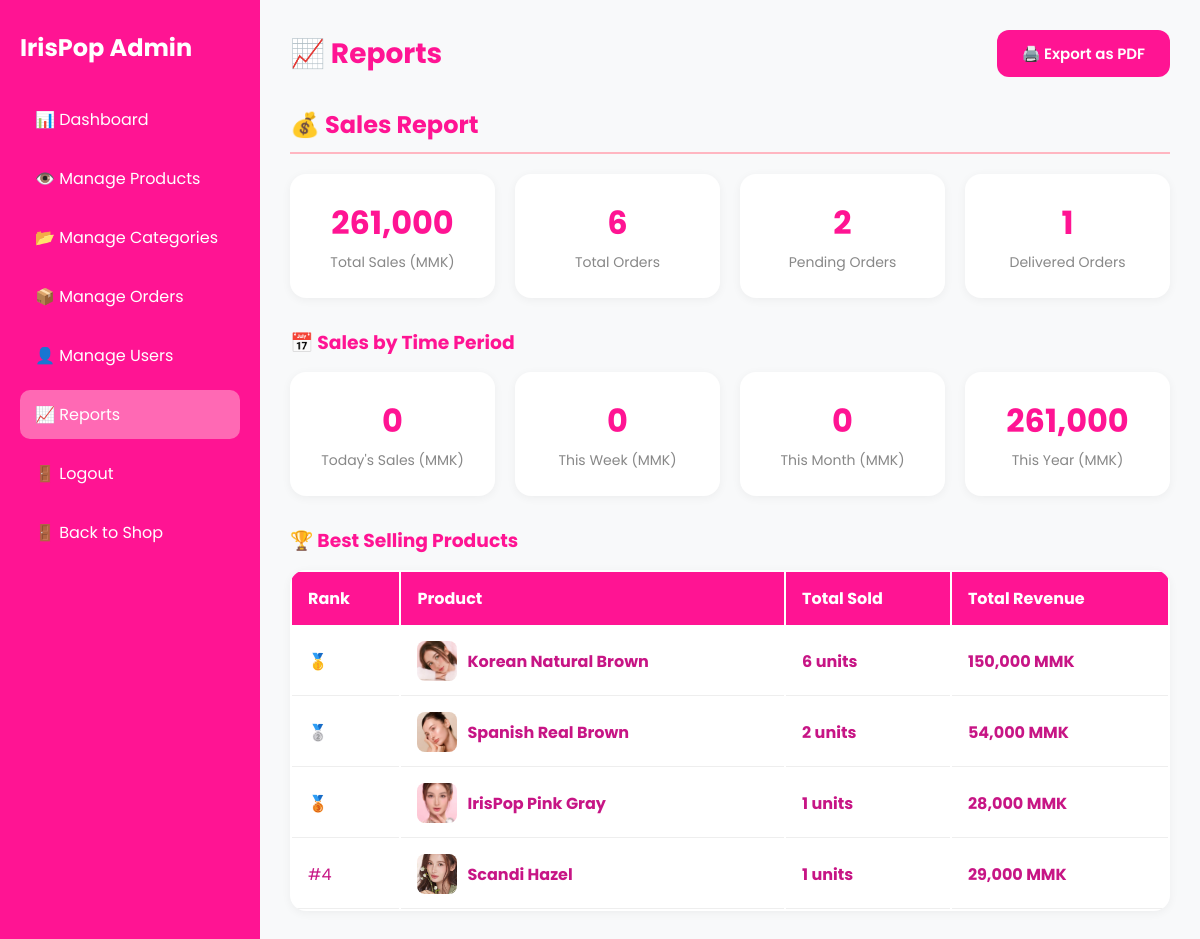
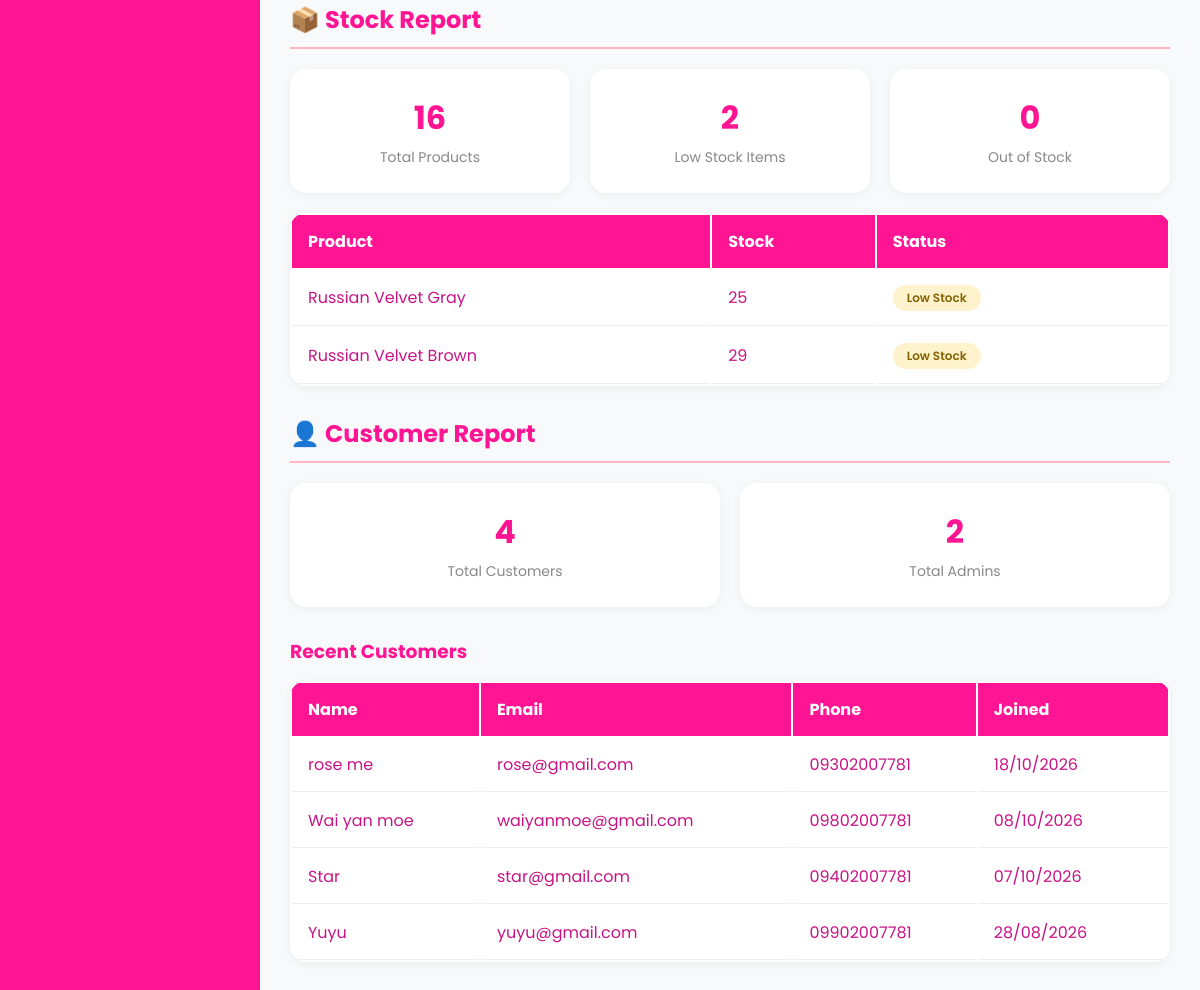
Page /admin/reports.php (signed in) on the committed database (2 pictures, top to bottom).
### tables this page shows
CREATE TABLE `products` (
  `productID` int(11) NOT NULL,
  `productName` varchar(200) NOT NULL,
  `brandID` int(11) DEFAULT NULL,
  `categoryID` int(11) DEFAULT NULL,
  `price` decimal(10,2) NOT NULL,
  `stock` int(11) DEFAULT 0,
  `description` text DEFAULT NULL,
  `image` varchar(255) DEFAULT NULL,
  `created_at` timestamp NOT NULL DEFAULT current_timestamp()
);

CREATE TABLE `users` (
  `userID` int(11) NOT NULL,
  `name` varchar(100) NOT NULL,
  `email` varchar(100) NOT NULL,
  `password` varchar(255) NOT NULL,
  `address` text DEFAULT NULL,
  `phoneNumber` varchar(20) DEFAULT NULL,
  `role` enum('customer','admin') DEFAULT 'customer',
  `created_at` timestamp NOT NULL DEFAULT current_timestamp()
);

### admin/reports.php (the view, shortened to what this page needs)
<?php
require_once 'crud.php';
$totalSales = $conn->query("SELECT SUM(totalAmount) as total FROM orders WHERE orderStatus != 'cancelled'")->fetch_assoc()['total'] ?? 0;
$totalOrders = $conn->query("SELECT COUNT(*) as count FROM orders")->fetch_assoc()['count'];
$pendingOrders = $conn->query("SELECT COUNT(*) as count FROM orders WHERE orderStatus = 'pending'")->fetch_assoc()['count'];
$deliveredOrders = $conn->query("SELECT COUNT(*) as count FROM orders WHERE orderStatus = 'delivered'")->fetch_assoc()['count'];
$todaySales = $conn->query("SELECT SUM(totalAmount) as total FROM orders WHERE DATE(orderDate) = CURDATE() AND orderStatus != 'cancelled'")->fetch_assoc()['total'] ?? 0;
$weekSales = $conn->query("SELECT SUM(totalAmount) as total FROM orders WHERE YEARWEEK(orderDate, 1) = YEARWEEK(CURDATE(), 1) AND orderStatus != 'cancelled'")->fetch_assoc()['total'] ?? 0;
$monthSales = $conn->query("SELECT SUM(totalAmount) as total FROM orders WHERE MONTH(orderDate) = MONTH(CURDATE()) AND YEAR(orderDate) = YEAR(CURDATE()) AND orderStatus != 'cancelled'")->fetch_assoc()['total'] ?? 0;
$yearSales = $conn->query("SELECT SUM(totalAmount) as total FROM orders WHERE YEAR(orderDate) = YEAR(CURDATE()) AND orderStatus != 'cancelled'")->fetch_assoc()['total'] ?? 0;
$bestSellers = $conn->query("
    SELECT p.productName, p.image,
           SUM(oi.quantity) as total_sold,
           SUM(oi.subTotal) as total_revenue
    FROM orderitems oi
    JOIN products p ON oi.productID = p.productID
    JOIN orders o ON oi.orderID = o.orderID
    WHERE o.orderStatus != 'cancelled'
    GROUP BY p.productID
    ORDER BY total_sold DESC
    LIMIT 5
");
$lowStock = $conn->query("SELECT * FROM products WHERE stock <= 30 ORDER BY stock ASC");
$outOfStock = $conn->query("SELECT * FROM products WHERE stock <= 0");
$totalProducts = $conn->query("SELECT COUNT(*) as count FROM products")->fetch_assoc()['count'];
$totalCustomers = $conn->query("SELECT COUNT(*) as count FROM users WHERE role = 'customer'")->fetch_assoc()['count'];
$totalAdmins = $conn->query("SELECT COUNT(*) as count FROM users WHERE role = 'admin'")->fetch_assoc()['count'];
$recentCustomers = $conn->query("SELECT * FROM users WHERE role = 'customer' ORDER BY created_at DESC LIMIT 5");
?>
<!DOCTYPE html>
<html lang="en">
<head>
    <link rel="stylesheet" href="../public/assets/css/style.css">
    <link rel="stylesheet" href="../public/assets/css/category.css">
</head>
<body>
    <div class="admin-container">
        <div class="admin-sidebar">
            <h2>IrisPop Admin</h2>
            <a href="dashboard.php">📊 Dashboard</a>
            <a href="adminproducts.php">👁️ Manage Products</a>
            <a href="category.php">📂 Manage Categories</a>
            <a href="orders.php">📦 Manage Orders</a>
            <a href="users.php">👤 Manage Users</a>
            <a href="reports.php" class="active">📈 Reports</a>
            <a href="../src/Views/logout.php">🚪 Logout</a>
            <a href="../src/Views/index.php">🚪 Back to Shop</a>
        </div>
        <div class="admin-content">
            <div class="page-header">
                <h1>📈 Reports</h1>
                <button class="export-btn" onclick="window.print()">🖨️ Export as PDF</button>
            </div>
            <h2 class="report-section-title">💰 Sales Report</h2>
            <div class="stats-grid">
                <div class="stat-card">
                    <div class="stat-number"><?php echo number_format($totalSales); ?></div>
                    <div class="stat-label">Total Sales (MMK)</div>
                </div>
                <div class="stat-card">
                    <div class="stat-number"><?php echo $totalOrders; ?></div>
                    <div class="stat-label">Total Orders</div>
                </div>
                <div class="stat-card">
                    <div class="stat-number"><?php echo $pendingOrders; ?></div>
                    <div class="stat-label">Pending Orders</div>
                </div>
                <div class="stat-card">
                    <div class="stat-number"><?php echo $deliveredOrders; ?></div>
                    <div class="stat-label">Delivered Orders</div>
                </div>
            </div>
            <h3 style="color: #FF1493; margin-top: 30px; margin-bottom: 15px;">📅 Sales by Time Period</h3>
            <div class="stats-grid">
                <div class="stat-card">
                    <div class="stat-number"><?php echo number_format($todaySales); ?></div>
                    <div class="stat-label">Today's Sales (MMK)</div>
                </div>
                <div class="stat-card">
                    <div class="stat-number"><?php echo number_format($weekSales); ?></div>
                    <div class="stat-label">This Week (MMK)</div>
                </div>
                <div class="stat-card">
                    <div class="stat-number"><?php echo number_format($monthSales); ?></div>
                    <div class="stat-label">This Month (MMK)</div>
                </div>
                <div class="stat-card">
                    <div class="stat-number"><?php echo number_format($yearSales); ?></div>
                    <div class="stat-label">This Year (MMK)</div>
                </div>
            </div>
            <h3 style="color: #FF1493; margin-top: 30px; margin-bottom: 15px;">🏆 Best Selling Products</h3>
            <table class="admin-table">
                <thead>
                    <tr>
                        <th>Rank</th>
                        <th>Product</th>
                        <th>Total Sold</th>
                        <th>Total Revenue</th>
                    </tr>
                </thead>
                <tbody>
                    <?php if ($bestSellers && $bestSellers->num_rows > 0): ?>
                        <?php $rank = 1; while ($row = $bestSellers->fetch_assoc()): ?>
                            <tr>
                                <td>
                                    <?php if ($rank == 1): ?>
                                        🥇
                                    <?php elseif ($rank == 2): ?>
                                        🥈
                                    <?php elseif ($rank == 3): ?>
                                        🥉
                                    <?php else: ?>
                                        #<?php echo $rank; ?>
                                    <?php endif; ?>
                                </td>
                                <td>
                                    <div style="display: flex; align-items: center; gap: 10px;">
                                        <img src="../<?php echo htmlspecialchars($row['image']); ?>"
                                             alt="<?php echo htmlspecialchars($row['productName']); ?>"
                                             style="width: 40px; height: 40px; border-radius: 8px; object-fit: cover;">
                                        <strong><?php echo htmlspecialchars($row['productName']); ?></strong>
                                    </div>
                                </td>
                                <td><strong><?php echo $row['total_sold']; ?> units</strong></td>
                                <td><strong><?php echo number_format($row['total_revenue']); ?> MMK</strong></td>
                            </tr>
                        <?php $rank++; endwhile; ?>
                    <?php else: ?>
                        <tr>
                            <td colspan="4" class="no-data">No sales data yet</td>
                        </tr>
                    <?php endif; ?>
                </tbody>
            </table>
            <h2 class="report-section-title">📦 Stock Report</h2>
            <div class="stats-grid">
                <div class="stat-card">
                    <div class="stat-number"><?php echo $totalProducts; ?></div>
                    <div class="stat-label">Total Products</div>
                </div>
                <div class="stat-card">
                    <div class="stat-number"><?php echo $lowStock->num_rows; ?></div>
                    <div class="stat-label">Low Stock Items</div>
                </div>
                <div class="stat-card">
                    <div class="stat-number"><?php echo $outOfStock->num_rows; ?></div>
                    <div class="stat-label">Out of Stock</div>
                </div>
            </div>
            <?php if ($lowStock->num_rows > 0): ?>
                <table class="admin-table" style="margin-top: 20px;">
                    <thead>
                        <tr>
                            <th>Product</th>
                            <th>Stock</th>
                            <th>Status</th>
                        </tr>
                    </thead>
                    <tbody>
                        <?php while ($row = $lowStock->fetch_assoc()): ?>
                            <tr>
                                <td><?php echo htmlspecialchars($row['productName']); ?></td>
                                <td><?php echo $row['stock']; ?></td>
                                <td>
                                    <?php if ($row['stock'] <= 0): ?>
                                        <span class="status-badge status-cancelled">Out of Stock</span>
                                    <?php else: ?>
                                        <span class="status-badge status-pending">Low Stock</span>
                                    <?php endif; ?>
                                </td>
                            </tr>
                        <?php endwhile; ?>
                    </tbody>
                </table>
            <?php endif; ?>
            <h2 class="report-section-title">👤 Customer Report</h2>
            <div class="stats-grid">
                <div class="stat-card">
                    <div class="stat-number"><?php echo $totalCustomers; ?></div>
                    <div class="stat-label">Total Customers</div>
                </div>
                <div class="stat-card">
                    <div class="stat-number"><?php echo $totalAdmins; ?></div>
                    <div class="stat-label">Total Admins</div>
                </div>
            </div>
            <h3 style="color: #FF1493; margin-top: 30px; margin-bottom: 15px;">Recent Customers</h3>
            <table class="admin-table">
                <thead>
                    <tr>
                        <th>Name</th>
                        <th>Email</th>
                        <th>Phone</th>
                        <th>Joined</th>
                    </tr>
                </thead>
                <tbody>
                    <?php if ($recentCustomers && $recentCustomers->num_rows > 0): ?>
                        <?php while ($row = $recentCustomers->fetch_assoc()): ?>
                            <tr>
                                <td><?php echo htmlspecialchars($row['name']); ?></td>
                                <td><?php echo htmlspecialchars($row['email']); ?></td>
                                <td><?php echo htmlspecialchars($row['phoneNumber'] ?? '-'); ?></td>
                                <td><?php echo date('d/m/Y', strtotime($row['created_at'])); ?></td>
                            </tr>
                        <?php endwhile; ?>
                    <?php else: ?>
                        <tr>
                            <td colspan="4" class="no-data">No customers found</td>
                        </tr>
                    <?php endif; ?>
                </tbody>
            </table>
        </div>
    </div>
</body>
</html>

### public/assets/css/style.css (style rules this page uses)
* { margin: 0; padding: 0; box-sizing: border-box; }
body { font-family: 'Poppins', 'Segoe UI', Tahoma, Geneva, Verdana, sans-serif; background-color: #FFFFFF; color: #C71585; overflow-x: hidden; }
.admin-container { display: flex; min-height: 100vh; }
.admin-sidebar { width: 260px; background: #FF1493; padding: 30px 20px; }
.admin-sidebar h2 { color: white; margin-bottom: 30px; }
.admin-sidebar a { display: block; color: white; text-decoration: none; padding: 12px 15px; margin-bottom: 10px; border-radius: 10px; transition: 0.3s; }
.admin-sidebar a:hover, .admin-sidebar a.active { background: #FF69B4; }
.admin-content { flex: 1; padding: 30px; background: #F8F9FA; }
.admin-table { width: 100%; background: white; border-radius: 16px; overflow: hidden; box-shadow: 0 2px 10px rgba(0,0,0,0.05); }
.admin-table th { background: #FF1493; color: white; padding: 12px; text-align: left; }
.admin-table td { padding: 12px; border-bottom: 1px solid #EEE; }
.page-header { display: flex; justify-content: space-between; align-items: center; margin-bottom: 25px; }
.page-header h1 { color: #FF1493; font-size: 28px; }
.admin-table td:last-child { min-width: 140px; }
.status-badge { padding: 4px 14px; border-radius: 20px; font-size: 12px; font-weight: 600; display: inline-block; }
.status-pending { background: #FFF3CD; color: #856404; }

### public/assets/css/category.css (style rules this page uses)
.admin-content { padding: 30px; background: #F8F9FA; flex: 1; }
.page-header { display: flex; justify-content: space-between; align-items: center; margin-bottom: 25px; }
.page-header h1 { color: #FF1493; font-size: 28px; }
.admin-table { width: 100%; background: white; border-radius: 16px; overflow: hidden; box-shadow: 0 2px 10px rgba(0, 0, 0, 0.05); }
.admin-table th { background: #FF1493; color: white; padding: 14px 16px; text-align: left; white-space: nowrap; overflow: hidden; }
.admin-table td { padding: 14px 16px; border-bottom: 1px solid #eee; }
.stats-grid { display: grid; grid-template-columns: repeat(auto-fit, minmax(200px, 1fr)); gap: 20px; margin-bottom: 20px; }
.stat-card { background: white; padding: 25px; border-radius: 16px; text-align: center; box-shadow: 0 2px 10px rgba(0, 0, 0, 0.05); transition: transform 0.3s; }
.stat-card .stat-number { color: #FF1493; font-size: 32px; font-weight: 700; }
.stat-card .stat-label { color: #888; font-size: 14px; margin-top: 5px; }
.report-section-title { color: #FF1493; font-size: 24px; margin: 30px 0 20px 0; padding-bottom: 10px; border-bottom: 2px solid #FFB6C1; }
.export-btn { background: #FF1493; color: white; padding: 12px 25px; border: none; border-radius: 12px; cursor: pointer; font-size: 15px; font-weight: 600; font-family: 'Poppins', sans-serif; transition: all 0.3s; }

### rows in the picture
products: productName "Russian Velvet Gray", stock "25", shows "Low Stock"
products: productName "Russian Velvet Brown", stock "29", shows "Low Stock"
users: name "rose me", email "rose@gmail.com", phoneNumber "09302007781", created_at "18/10/2026"
users: name "Wai yan moe", email "waiyanmoe@gmail.com", phoneNumber "09802007781", created_at "08/10/2026"
users: name "Star", email "star@gmail.com", phoneNumber "09402007781", created_at "07/10/2026"
users: name "Yuyu", email "yuyu@gmail.com", phoneNumber "09902007781", created_at "28/08/2026"

### other values in the picture
$totalSales "261,000"
$totalOrders "6"
$pendingOrders "2"
$deliveredOrders "1"
$todaySales "0"
$weekSales "0"
$monthSales "0"
$yearSales "261,000"
$row['productName'] "Korean Natural Brown"
$row['total_sold'] "6"
$row['total_revenue'] "150,000"
$row['productName'] "Spanish Real Brown"
$row['total_sold'] "2"
$row['total_revenue'] "54,000"
$row['productName'] "IrisPop Pink Gray"
